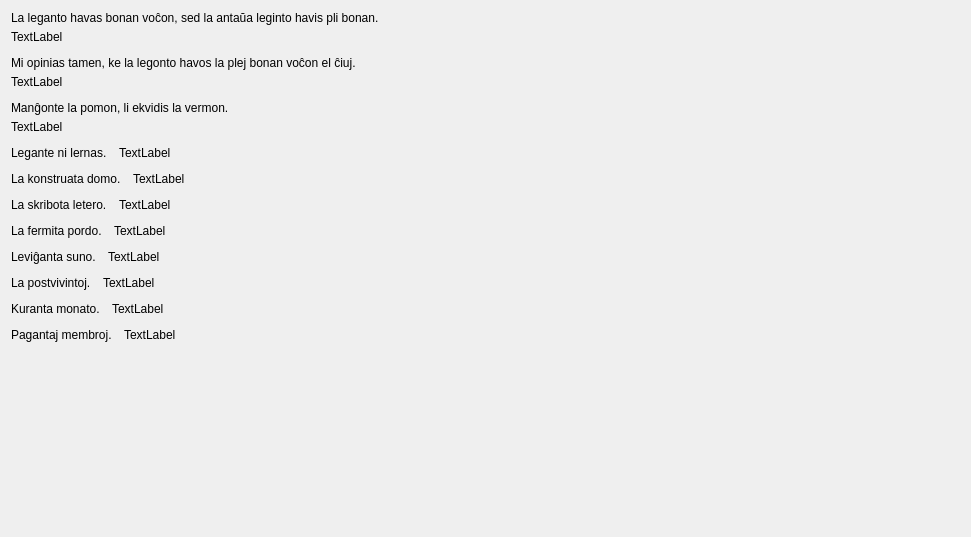
         <widget class="QWidget" name="scrollAreaWidgetContents_4">
          <property name="geometry">
           <rect>
            <x>0</x>
            <y>0</y>
            <width>971</width>
            <height>537</height>
           </rect>
          </property>
          <layout class="QVBoxLayout" name="verticalLayout_28">
           <property name="spacing">
            <number>12</number>
           </property>
           <item>
            <layout class="QVBoxLayout" name="verticalLayout_26">
             <property name="spacing">
              <number>5</number>
             </property>
             <item>
              <widget class="neklakebla_nova" name="pushButton_42">
               <property name="sizePolicy">
                <sizepolicy hsizetype="Preferred" vsizetype="Preferred">
                 <horstretch>0</horstretch>
                 <verstretch>0</verstretch>
                </sizepolicy>
               </property>
               <property name="text">
                <string>La leganto havas bonan voĉon, sed la antaŭa leginto havis pli bonan. </string>
               </property>
               <property name="wordWrap">
                <bool>true</bool>
               </property>
              </widget>
             </item>
             <item>
              <widget class="QLabel" name="Lec10_Label744">
               <property name="sizePolicy">
                <sizepolicy hsizetype="Preferred" vsizetype="Maximum">
                 <horstretch>0</horstretch>
                 <verstretch>0</verstretch>
                </sizepolicy>
               </property>
               <property name="text">
                <string>TextLabel</string>
               </property>
               <property name="wordWrap">
                <bool>true</bool>
               </property>
               <property name="tipo" stdset="0">
                <string>suba</string>
               </property>
              </widget>
             </item>
            </layout>
           </item>
           <item>
            <layout class="QVBoxLayout" name="verticalLayout_23">
             <property name="spacing">
              <number>5</number>
             </property>
             <item>
              <widget class="neklakebla_nova" name="pushButton_43">
               <property name="sizePolicy">
                <sizepolicy hsizetype="Preferred" vsizetype="Preferred">
                 <horstretch>0</horstretch>
                 <verstretch>0</verstretch>
                </sizepolicy>
               </property>
               <property name="text">
                <string>Mi opinias tamen, ke la legonto havos la plej bonan voĉon el ĉiuj.</string>
               </property>
               <property name="wordWrap">
                <bool>true</bool>
               </property>
              </widget>
             </item>
             <item>
              <widget class="QLabel" name="Lec10_Label745">
               <property name="sizePolicy">
                <sizepolicy hsizetype="Preferred" vsizetype="Maximum">
                 <horstretch>0</horstretch>
                 <verstretch>0</verstretch>
                </sizepolicy>
               </property>
               <property name="text">
                <string>TextLabel</string>
               </property>
               <property name="wordWrap">
                <bool>true</bool>
               </property>
               <property name="tipo" stdset="0">
                <string>suba</string>
               </property>
              </widget>
             </item>
            </layout>
           </item>
           <item>
            <layout class="QVBoxLayout" name="verticalLayout_27" stretch="0,0">
             <property name="spacing">
              <number>5</number>
             </property>
             <item>
              <widget class="neklakebla_nova" name="pushButton_44">
               <property name="sizePolicy">
                <sizepolicy hsizetype="Preferred" vsizetype="Preferred">
                 <horstretch>0</horstretch>
                 <verstretch>0</verstretch>
                </sizepolicy>
               </property>
               <property name="text">
                <string>Manĝonte la pomon, li ekvidis la vermon.</string>
               </property>
               <property name="wordWrap">
                <bool>true</bool>
               </property>
              </widget>
             </item>
             <item>
              <widget class="QLabel" name="Lec10_Label747">
               <property name="text">
                <string>TextLabel</string>
               </property>
               <property name="wordWrap">
                <bool>true</bool>
               </property>
               <property name="tipo" stdset="0">
                <string>suba</string>
               </property>
              </widget>
             </item>
            </layout>
           </item>
           <item>
            <layout class="QHBoxLayout" name="horizontalLayout_48">
             <property name="spacing">
              <number>12</number>
             </property>
             <item>
              <widget class="neklakebla_nova" name="pushButton_45">
               <property name="sizePolicy">
                <sizepolicy hsizetype="Preferred" vsizetype="Preferred">
                 <horstretch>0</horstretch>
                 <verstretch>0</verstretch>
                </sizepolicy>
               </property>
               <property name="text">
                <string>Legante ni lernas.</string>
               </property>
               <property name="wordWrap">
                <bool>true</bool>
               </property>
              </widget>
             </item>
             <item>
              <widget class="QLabel" name="Lec10_Label746">
               <property name="sizePolicy">
                <sizepolicy hsizetype="Expanding" vsizetype="Preferred">
                 <horstretch>0</horstretch>
                 <verstretch>0</verstretch>
                </sizepolicy>
               </property>
               <property name="text">
                <string>TextLabel</string>
               </property>
               <property name="wordWrap">
                <bool>true</bool>
               </property>
              </widget>
             </item>
            </layout>
           </item>
           <item>
            <layout class="QHBoxLayout" name="horizontalLayout_6">
             <property name="spacing">
              <number>12</number>
             </property>
             <item>
              <widget class="neklakebla_nova" name="pushButton_46">
               <property name="sizePolicy">
                <sizepolicy hsizetype="Preferred" vsizetype="Preferred">
                 <horstretch>0</horstretch>
                 <verstretch>0</verstretch>
                </sizepolicy>
               </property>
               <property name="text">
                <string>La konstruata domo.</string>
               </property>
               <property name="wordWrap">
                <bool>true</bool>
               </property>
              </widget>
             </item>
             <item>
              <widget class="QLabel" name="Lec10_Label748">
               <property name="sizePolicy">
                <sizepolicy hsizetype="Expanding" vsizetype="Preferred">
                 <horstretch>0</horstretch>
                 <verstretch>0</verstretch>
                </sizepolicy>
               </property>
               <property name="text">
                <string>TextLabel</string>
               </property>
               <property name="wordWrap">
                <bool>true</bool>
               </property>
              </widget>
             </item>
            </layout>
           </item>
           <item>
            <layout class="QHBoxLayout" name="horizontalLayout_5">
             <property name="spacing">
              <number>12</number>
             </property>
             <item>
              <widget class="neklakebla_nova" name="pushButton_47">
               <property name="sizePolicy">
                <sizepolicy hsizetype="Preferred" vsizetype="Preferred">
                 <horstretch>0</horstretch>
                 <verstretch>0</verstretch>
                </sizepolicy>
               </property>
               <property name="text">
                <string>La skribota letero.</string>
               </property>
               <property name="wordWrap">
                <bool>true</bool>
               </property>
              </widget>
             </item>
             <item>
              <widget class="QLabel" name="Lec10_Label749">
               <property name="sizePolicy">
                <sizepolicy hsizetype="Expanding" vsizetype="Preferred">
                 <horstretch>0</horstretch>
                 <verstretch>0</verstretch>
                </sizepolicy>
               </property>
               <property name="text">
                <string>TextLabel</string>
               </property>
               <property name="wordWrap">
                <bool>true</bool>
               </property>
              </widget>
             </item>
            </layout>
           </item>
           <item>
            <layout class="QHBoxLayout" name="horizontalLayout_51">
             <property name="spacing">
              <number>12</number>
             </property>
             <item>
              <widget class="neklakebla_nova" name="pushButton_48">
               <property name="sizePolicy">
                <sizepolicy hsizetype="Preferred" vsizetype="Preferred">
                 <horstretch>0</horstretch>
                 <verstretch>0</verstretch>
                </sizepolicy>
               </property>
               <property name="text">
                <string>La fermita pordo.</string>
               </property>
               <property name="wordWrap">
                <bool>true</bool>
               </property>
              </widget>
             </item>
             <item>
              <widget class="QLabel" name="Lec10_Label750">
               <property name="sizePolicy">
                <sizepolicy hsizetype="Expanding" vsizetype="Preferred">
                 <horstretch>0</horstretch>
                 <verstretch>0</verstretch>
                </sizepolicy>
               </property>
               <property name="text">
                <string>TextLabel</string>
               </property>
               <property name="wordWrap">
                <bool>true</bool>
               </property>
              </widget>
             </item>
            </layout>
           </item>
           <item>
            <layout class="QHBoxLayout" name="horizontalLayout_52">
             <property name="spacing">
              <number>12</number>
             </property>
             <item>
              <widget class="neklakebla_nova" name="pushButton_49">
               <property name="sizePolicy">
                <sizepolicy hsizetype="Preferred" vsizetype="Preferred">
                 <horstretch>0</horstretch>
                 <verstretch>0</verstretch>
                </sizepolicy>
               </property>
               <property name="text">
                <string>Leviĝanta suno.</string>
               </property>
               <property name="wordWrap">
                <bool>true</bool>
               </property>
              </widget>
             </item>
             <item>
              <widget class="QLabel" name="Lec10_Label751">
               <property name="sizePolicy">
                <sizepolicy hsizetype="Expanding" vsizetype="Preferred">
                 <horstretch>0</horstretch>
                 <verstretch>0</verstretch>
                </sizepolicy>
               </property>
               <property name="text">
                <string>TextLabel</string>
               </property>
               <property name="wordWrap">
                <bool>true</bool>
               </property>
              </widget>
             </item>
            </layout>
           </item>
           <item>
            <layout class="QHBoxLayout" name="horizontalLayout_53">
             <property name="spacing">
              <number>12</number>
             </property>
             <item>
              <widget class="neklakebla_nova" name="pushButton_50">
               <property name="sizePolicy">
                <sizepolicy hsizetype="Preferred" vsizetype="Preferred">
                 <horstretch>0</horstretch>
                 <verstretch>0</verstretch>
                </sizepolicy>
               </property>
               <property name="text">
                <string>La postvivintoj.</string>
               </property>
               <property name="wordWrap">
                <bool>true</bool>
               </property>
              </widget>
             </item>
             <item>
              <widget class="QLabel" name="Lec10_Label752">
               <property name="sizePolicy">
                <sizepolicy hsizetype="Expanding" vsizetype="Preferred">
                 <horstretch>0</horstretch>
                 <verstretch>0</verstretch>
                </sizepolicy>
               </property>
               <property name="text">
                <string>TextLabel</string>
               </property>
               <property name="wordWrap">
                <bool>true</bool>
               </property>
              </widget>
             </item>
            </layout>
           </item>
           <item>
            <layout class="QHBoxLayout" name="horizontalLayout_54">
             <property name="spacing">
              <number>12</number>
             </property>
             <item>
              <widget class="neklakebla_nova" name="pushButton_51">
               <property name="sizePolicy">
                <sizepolicy hsizetype="Preferred" vsizetype="Preferred">
                 <horstretch>0</horstretch>
                 <verstretch>0</verstretch>
                </sizepolicy>
               </property>
               <property name="text">
                <string>Kuranta monato.</string>
               </property>
               <property name="wordWrap">
                <bool>true</bool>
               </property>
              </widget>
             </item>
             <item>
              <widget class="QLabel" name="Lec10_Label753">
               <property name="sizePolicy">
                <sizepolicy hsizetype="Expanding" vsizetype="Preferred">
                 <horstretch>0</horstretch>
                 <verstretch>0</verstretch>
                </sizepolicy>
               </property>
               <property name="text">
                <string>TextLabel</string>
               </property>
               <property name="wordWrap">
                <bool>true</bool>
               </property>
              </widget>
             </item>
            </layout>
           </item>
           <item>
            <layout class="QHBoxLayout" name="horizontalLayout_55">
             <property name="spacing">
              <number>12</number>
             </property>
             <item>
              <widget class="neklakebla_nova" name="pushButton_52">
               <property name="sizePolicy">
                <sizepolicy hsizetype="Preferred" vsizetype="Preferred">
                 <horstretch>0</horstretch>
                 <verstretch>0</verstretch>
                </sizepolicy>
               </property>
               <property name="text">
                <string>Pagantaj membroj.</string>
               </property>
               <property name="wordWrap">
                <bool>true</bool>
               </property>
              </widget>
             </item>
             <item>
              <widget class="QLabel" name="Lec10_Label754">
               <property name="sizePolicy">
                <sizepolicy hsizetype="Expanding" vsizetype="Preferred">
                 <horstretch>0</horstretch>
                 <verstretch>0</verstretch>
                </sizepolicy>
               </property>
               <property name="text">
                <string>TextLabel</string>
               </property>
               <property name="wordWrap">
                <bool>true</bool>
               </property>
              </widget>
             </item>
            </layout>
           </item>
           <item>
            <spacer name="verticalSpacer_5">
             <property name="orientation">
              <enum>Qt::Vertical</enum>
             </property>
             <property name="sizeHint" stdset="0">
              <size>
               <width>20</width>
               <height>40</height>
              </size>
             </property>
            </spacer>
           </item>
          </layout>
         </widget>
